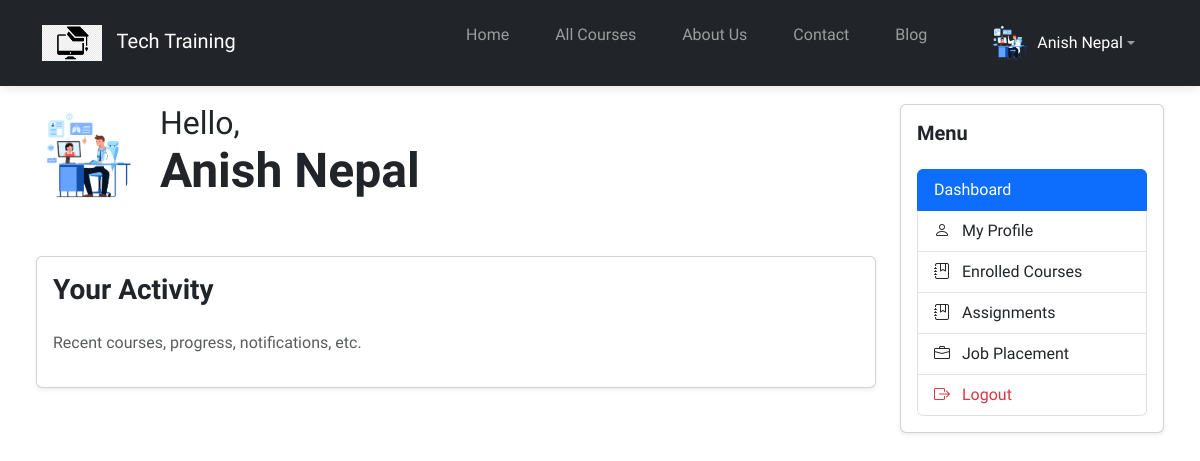
The app's page /student/ (signed in) with its own data.
### main_page_app/models.py (models this page shows, shortened)
class CustomUser(AbstractUser):
    USER_TYPE = (
        ("student", "Student"),
        ("instructor", "Instructor"),
    )
    user_type = models.CharField(max_length=100, choices=USER_TYPE)
    user_profile_image = models.ImageField(upload_to="images/profile_images/")
    phone = models.CharField(max_length=15, blank=True, null=True)
    address = models.TextField(blank=True, null=True)
    bio = models.TextField(blank=True, null=True)

### student_portal/views.py (the view)
# urls.py: path("", dashboard, name="dashboard"),
def dashboard(request):
    user =request.user
    return render(request, "dashboard/dashboard.html", {"user": user})

### student_portal/templates/dashboard/dashboard.html (shortened to what this page needs)
{% extends 'base2.html' %}
{% block content %}
{% load static %}
<div class="container-fluid">
  <div class="row p-4">
    <div class="col-md-9">
      {% if user.is_authenticated %}
      <div class="d-flex align-items-center mb-5">
        <div class="me-4">
          <img src="{% if user.user_profile_image %}{{ user.user_profile_image.url }}{% else %}{% static 'images/default-user.png' %}{% endif %}"
               class="rounded-circle"
               alt="Profile"
               style="width: 100px; height: 100px; object-fit: cover;">
        </div>
        <div>
          <h2 class="mb-0">Hello,</h2>
          <h1 class="display-5 fw-bold">{{ user.first_name }} {{ user.last_name }}</h1>
        </div>
      </div>
      {% endif %}
      <div class="card shadow-sm">
        <div class="card-body">
          <h3 class="fw-bold mb-4">Your Activity</h3>
          <p class="text-muted">Recent courses, progress, notifications, etc.</p>
        </div>
      </div>
    </div>
    <div class="col-md-3 mt-md-0 mt-4">
      <div class="card shadow-sm h-100">
        <div class="card-body">
          <h5 class="fw-bold mb-4">Menu</h5>
          <div class="list-group">
            <a href="#" class="list-group-item list-group-item-action active">
              <i class="{% url 'dashboard' %}"></i> Dashboard
            </a>
            <a href="#" class="list-group-item list-group-item-action">
              <i class="bi bi-person me-2"></i> My Profile
            </a>
            <a href="#" class="list-group-item list-group-item-action">
              <i class="bi bi-journal-bookmark me-2"></i> Enrolled Courses
            </a>
            <a href="#" class="list-group-item list-group-item-action">
              <i class="bi bi-journal-bookmark me-2"></i> Assignments
            </a>
            <a href="#" class="list-group-item list-group-item-action">
              <i class="bi bi-briefcase me-2"></i> Job Placement
            </a>
            <a href="{% url 'logout' %}" class="list-group-item list-group-item-action text-danger">
              <i class="bi bi-box-arrow-right me-2"></i> Logout
            </a>
          </div>
        </div>
      </div>
    </div>
  </div>
</div>
{% endblock %}

### student_portal/templates/base2.html (shortened to what this page needs)
{% load static %}
<!DOCTYPE html>
<html lang="en">
  <head>
    <link
      href="https://cdn.jsdelivr.net/npm/bootstrap@5.3.0/dist/css/bootstrap.min.css"
      rel="stylesheet"
    />
    <link
      rel="stylesheet"
      href="https://cdn.jsdelivr.net/npm/bootstrap-icons@1.7.2/font/bootstrap-icons.css"
    />
    <link href="https://cdnjs.cloudflare.com/ajax/libs/font-awesome/6.0.0-beta3/css/all.min.css" rel="stylesheet">
    <link rel="stylesheet" href="{% static 'css/styles.css' %}" />
    <link rel="stylesheet" href="{% static 'css/aos.css' %}" />
  </head>
  <body>
    <nav class="navbar navbar-expand-lg navbar-dark bg-dark fixed-top">
      <div class="container">
        <a class="navbar-brand" href="{% url 'home' %}">
          <img
            src="{% static 'images/logo.png' %}"
            alt="Logo"
            width="60"
            class="d-inline-block align-text-left"
          />
          Tech Training
        </a>
        <div class="collapse navbar-collapse" id="navbarNav">
          <ul class="navbar-nav ms-auto">
            <li class="nav-item">
              <a class="nav-link {% if request.path == '/' %}active{% endif %}" aria-current="page" href="{% url 'home' %}"
                >Home</a
              >
            </li>
            <li class="nav-item">
              <a class="nav-link {% if request.path == '/courses' %}active{% endif %}" href="{% url 'courses' %}">All Courses</a>
            </li>
            <li class="nav-item">
              <a class="nav-link {% if request.path == '/about_us' %}active{% endif %}" href="{% url 'aboutus' %}">About Us</a>
            </li>
            <li class="nav-item">
              <a class="nav-link {% if request.path == '/contact' %}active{% endif %}" href="{% url 'contact' %}">Contact</a>
            </li>
            <li class="nav-item">
              <a class="nav-link {% if request.path == '/blogs' %}active{% endif %}" href="{% url 'blog_list' %}">Blog</a>
            </li>
            {% if user.is_authenticated %}
            <li class="nav-item dropdown ms-3">
                <a class="nav-link dropdown-toggle d-flex align-items-center" href="#" id="userDropdown" role="button" data-bs-toggle="dropdown" aria-expanded="false">
                    <img src="{% if user.user_profile_image %}{{ user.user_profile_image.url }}{% else %}{% static 'images/default-user.png' %}{% endif %}"
                         alt="Profile Image"
                         class="rounded-circle"
                         style="width: 40px; height: 40px; object-fit: cover;">
                    <span class="ms-2 text-white">{{ user.first_name }} {{ user.last_name }}</span>
                </a>
            </li>
            {% endif %}
          </ul>
        </div>
      </div>
    </nav>
    {% block content %}{% endblock %}
  </body>
</html>

### main_page_app/static/css/styles.css (style rules this page uses)
body { padding-top: 80px; font-family: var(--font-base), sans-serif; }
.navbar { padding: 15px 0; box-shadow: 0 2px 10px rgba(0, 0, 0, 0.1); }
.navbar-brand img { margin-right: 10px; }
.nav-link { margin: 0 15px; font-weight: 500; transition: all 0.3s ease; }
:root { --font-base: "Bai Jamjuree"; }
.card { transition: transform 0.3s ease, box-shadow 0.3s ease; }

### records on screen
CustomUser: user_profile_image (picture), first_name "Anish", last_name "Nepal"
